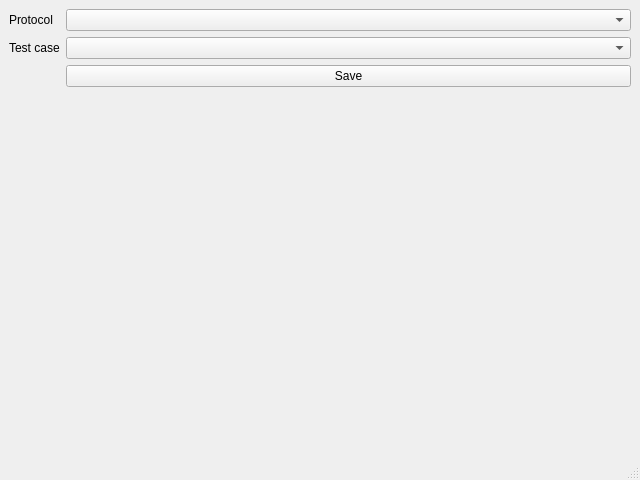
<?xml version="1.0" encoding="UTF-8"?>
<ui version="4.0">
 <class>QMainWindow</class>
 <widget class="QMainWindow" name="QMainWindow">
  <property name="geometry">
   <rect>
    <x>0</x>
    <y>0</y>
    <width>640</width>
    <height>480</height>
   </rect>
  </property>
  <property name="windowTitle">
   <string>MainWindow</string>
  </property>
  <widget class="QWidget" name="centralwidget">
   <layout class="QFormLayout" name="formLayout">
    <item row="0" column="0">
     <widget class="QLabel" name="label">
      <property name="text">
       <string>Protocol</string>
      </property>
     </widget>
    </item>
    <item row="0" column="1">
     <widget class="QComboBox" name="prt_dropdown"/>
    </item>
    <item row="1" column="0">
     <widget class="QLabel" name="label_2">
      <property name="text">
       <string>Test case</string>
      </property>
     </widget>
    </item>
    <item row="1" column="1">
     <widget class="QComboBox" name="ini_dropdown"/>
    </item>
    <item row="2" column="1">
     <widget class="QPushButton" name="pushButton">
      <property name="text">
       <string>Save</string>
      </property>
     </widget>
    </item>
   </layout>
  </widget>
  <widget class="QStatusBar" name="statusbar"/>
 </widget>
 <resources/>
 <connections/>
</ui>
